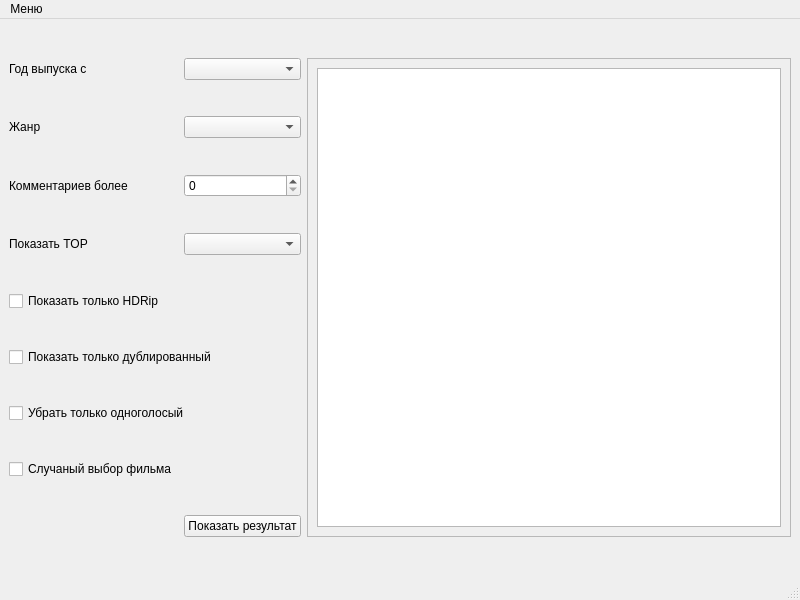
<?xml version="1.0" encoding="UTF-8"?>
<ui version="4.0">
 <class>MainWindow</class>
 <widget class="QMainWindow" name="MainWindow">
  <property name="geometry">
   <rect>
    <x>0</x>
    <y>0</y>
    <width>800</width>
    <height>600</height>
   </rect>
  </property>
  <property name="windowTitle">
   <string>MainWindow</string>
  </property>
  <widget class="QWidget" name="centralwidget">
   <layout class="QGridLayout" name="gridLayout">
    <item row="1" column="0">
     <widget class="QLabel" name="label_2">
      <property name="text">
       <string>Жанр</string>
      </property>
     </widget>
    </item>
    <item row="0" column="0">
     <widget class="QLabel" name="label">
      <property name="text">
       <string>Год выпуска с</string>
      </property>
     </widget>
    </item>
    <item row="1" column="1" colspan="2">
     <widget class="QComboBox" name="genreComboBox"/>
    </item>
    <item row="2" column="0">
     <widget class="QLabel" name="label_3">
      <property name="text">
       <string>Комментариев более</string>
      </property>
     </widget>
    </item>
    <item row="2" column="1" colspan="2">
     <widget class="QSpinBox" name="commentSpinBox"/>
    </item>
    <item row="0" column="1" colspan="2">
     <widget class="QComboBox" name="prodYearComboBox"/>
    </item>
    <item row="5" column="0" colspan="2">
     <widget class="QCheckBox" name="onlyDubbedCheckBox">
      <property name="text">
       <string>Показать только дублированный</string>
      </property>
     </widget>
    </item>
    <item row="0" column="3" rowspan="9">
     <widget class="QScrollArea" name="resultsScrollArea">
      <property name="widgetResizable">
       <bool>true</bool>
      </property>
      <widget class="QWidget" name="scrollAreaWidgetContents">
       <property name="geometry">
        <rect>
         <x>0</x>
         <y>0</y>
         <width>469</width>
         <height>480</height>
        </rect>
       </property>
       <layout class="QGridLayout" name="gridLayout_2">
        <item row="0" column="0">
         <widget class="QListView" name="resultsListView"/>
        </item>
       </layout>
      </widget>
     </widget>
    </item>
    <item row="3" column="0">
     <widget class="QLabel" name="label_4">
      <property name="text">
       <string>Показать TOP</string>
      </property>
     </widget>
    </item>
    <item row="4" column="0" colspan="2">
     <widget class="QCheckBox" name="onlyHDCheckBox">
      <property name="text">
       <string>Показать только HDRip</string>
      </property>
     </widget>
    </item>
    <item row="6" column="0" colspan="2">
     <widget class="QCheckBox" name="noVoiceOverCheckBox">
      <property name="text">
       <string>Убрать только одноголосый</string>
      </property>
     </widget>
    </item>
    <item row="8" column="1" colspan="2">
     <widget class="QPushButton" name="searchPushButton">
      <property name="text">
       <string>Показать результат</string>
      </property>
     </widget>
    </item>
    <item row="3" column="1" colspan="2">
     <widget class="QComboBox" name="topComboBox"/>
    </item>
    <item row="7" column="0">
     <widget class="QCheckBox" name="checkBox">
      <property name="text">
       <string>Случаный выбор фильма</string>
      </property>
     </widget>
    </item>
   </layout>
  </widget>
  <widget class="QMenuBar" name="menubar">
   <property name="geometry">
    <rect>
     <x>0</x>
     <y>0</y>
     <width>800</width>
     <height>22</height>
    </rect>
   </property>
   <widget class="QMenu" name="menu">
    <property name="title">
     <string>Меню</string>
    </property>
    <addaction name="csvExportAction"/>
    <addaction name="aboutAction"/>
    <addaction name="exitAction"/>
   </widget>
   <addaction name="menu"/>
  </widget>
  <widget class="QStatusBar" name="statusbar"/>
  <action name="aboutAction">
   <property name="text">
    <string>О программе</string>
   </property>
  </action>
  <action name="exitAction">
   <property name="text">
    <string>Выход</string>
   </property>
  </action>
  <action name="csvExportAction">
   <property name="text">
    <string>Экспорт в CSV</string>
   </property>
  </action>
 </widget>
 <resources/>
 <connections/>
</ui>
